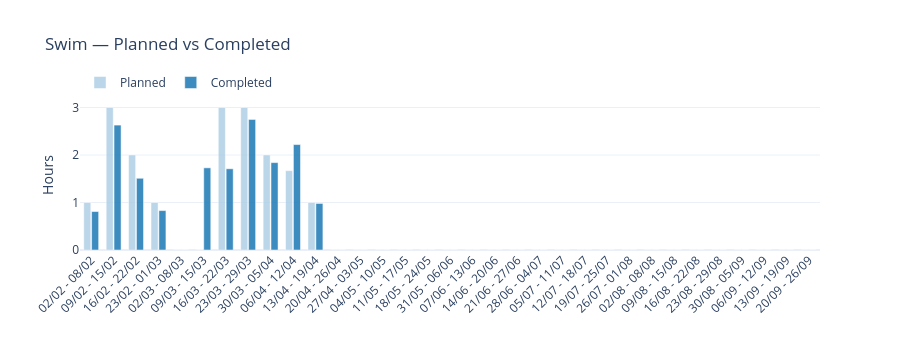

Write notebook code for a chart like this one.
### Code cell
# ATP Chart — Swim: Planned vs Completed
from plotly.subplots import make_subplots

p_fmt = df_plan['Swim Planned'].apply(fmt_hhmm).values
c_fmt = df_plan['Swim Completed'].apply(fmt_hhmm).values
custom_swim = list(zip(p_fmt, c_fmt))

fig_swim = go.Figure()
fig_swim.add_trace(go.Bar(
    x=df_plan['WeekLabel'], y=df_plan['Swim Planned'],
    name='Planned', marker_color='#a9cce3', opacity=0.8,
    customdata=custom_swim,
    hovertemplate='%{x}<br>Planned: %{customdata[0]}<br>Completed: %{customdata[1]}<extra></extra>'
))
fig_swim.add_trace(go.Bar(
    x=df_plan['WeekLabel'], y=df_plan['Swim Completed'],
    name='Completed', marker_color='#2980b9', opacity=0.9,
    customdata=custom_swim,
    hovertemplate='%{x}<br>Planned: %{customdata[0]}<br>Completed: %{customdata[1]}<extra></extra>'
))

fig_swim.update_layout(
    title='Swim — Planned vs Completed',
    barmode='group', template='plotly_white', height=350,
    xaxis=dict(tickangle=-45), yaxis_title='Hours',
    legend=dict(orientation='h', yanchor='bottom', y=1.02, xanchor='left', x=0),
    bargap=0.3, bargroupgap=0.1,
    margin=dict(b=100)
)
fig_swim.show()

### Figure 1 — Plotly figure (JSON) as saved in the notebook; plotly's stock layout.template omitted (floating-point values rounded to 4 significant figures)
{"data": [{"customdata": [["1:00", "0:49"], ["3:00", "2:38"], ["2:00", "1:31"], ["1:00", "0:50"], ["0:00", "0:00"], ["0:00", "1:44"], ["3:00", "1:43"], ["3:00", "2:45"], ["2:00", "1:50"], ["1:40", "2:13"], ["1:00", "0:59"], ["0:00", "0:00"], ["0:00", "0:00"], ["0:00", "0:00"], ["0:00", "0:00"], ["0:00", "0:00"], ["0:00", "0:00"], ["0:00", "0:00"], ["0:00", "0:00"], ["0:00", "0:00"], ["0:00", "0:00"], ["0:00", "0:00"], ["0:00", "0:00"], ["0:00", "0:00"], ["0:00", "0:00"], ["0:00", "0:00"], ["0:00", "0:00"], ["0:00", "0:00"], ["0:00", "0:00"], ["0:00", "0:00"], ["0:00", "0:00"], ["0:00", "0:00"], ["0:00", "0:00"]], "hovertemplate": "%{x}<br>Planned: %{customdata[0]}<br>Completed: %{customdata[1]}<extra></extra>", "marker": {"color": "#a9cce3"}, "name": "Planned", "opacity": 0.8, "type": "bar", "x": ["02/02 - 08/02", "09/02 - 15/02", "16/02 - 22/02", "23/02 - 01/03", "02/03 - 08/03", "09/03 - 15/03", "16/03 - 22/03", "23/03 - 29/03", "30/03 - 05/04", "06/04 - 12/04", "13/04 - 19/04", "20/04 - 26/04", "27/04 - 03/05", "04/05 - 10/05", "11/05 - 17/05", "18/05 - 24/05", "31/05 - 06/06", "07/06 - 13/06", "14/06 - 20/06", "21/06 - 27/06", "28/06 - 04/07", "05/07 - 11/07", "12/07 - 18/07", "19/07 - 25/07", "26/07 - 01/08", "02/08 - 08/08", "09/08 - 15/08", "16/08 - 22/08", "23/08 - 29/08", "30/08 - 05/09", "06/09 - 12/09", "13/09 - 19/09", "20/09 - 26/09"], "y": [1.0, 3.0, 2.0, 1.0, 0.0, 0.0, 3.0, 3.0, 2.0, 1.67, 1.0, 0.0, 0.0, 0.0, 0.0, 0.0, 0.0, 0.0, 0.0, 0.0, 0.0, 0.0, 0.0, 0.0, 0.0, 0.0, 0.0, 0.0, 0.0, 0.0, 0.0, 0.0, 0.0]}, {"customdata": [["1:00", "0:49"], ["3:00", "2:38"], ["2:00", "1:31"], ["1:00", "0:50"], ["0:00", "0:00"], ["0:00", "1:44"], ["3:00", "1:43"], ["3:00", "2:45"], ["2:00", "1:50"], ["1:40", "2:13"], ["1:00", "0:59"], ["0:00", "0:00"], ["0:00", "0:00"], ["0:00", "0:00"], ["0:00", "0:00"], ["0:00", "0:00"], ["0:00", "0:00"], ["0:00", "0:00"], ["0:00", "0:00"], ["0:00", "0:00"], ["0:00", "0:00"], ["0:00", "0:00"], ["0:00", "0:00"], ["0:00", "0:00"], ["0:00", "0:00"], ["0:00", "0:00"], ["0:00", "0:00"], ["0:00", "0:00"], ["0:00", "0:00"], ["0:00", "0:00"], ["0:00", "0:00"], ["0:00", "0:00"], ["0:00", "0:00"]], "hovertemplate": "%{x}<br>Planned: %{customdata[0]}<br>Completed: %{customdata[1]}<extra></extra>", "marker": {"color": "#2980b9"}, "name": "Completed", "opacity": 0.9, "type": "bar", "x": ["02/02 - 08/02", "09/02 - 15/02", "16/02 - 22/02", "23/02 - 01/03", "02/03 - 08/03", "09/03 - 15/03", "16/03 - 22/03", "23/03 - 29/03", "30/03 - 05/04", "06/04 - 12/04", "13/04 - 19/04", "20/04 - 26/04", "27/04 - 03/05", "04/05 - 10/05", "11/05 - 17/05", "18/05 - 24/05", "31/05 - 06/06", "07/06 - 13/06", "14/06 - 20/06", "21/06 - 27/06", "28/06 - 04/07", "05/07 - 11/07", "12/07 - 18/07", "19/07 - 25/07", "26/07 - 01/08", "02/08 - 08/08", "09/08 - 15/08", "16/08 - 22/08", "23/08 - 29/08", "30/08 - 05/09", "06/09 - 12/09", "13/09 - 19/09", "20/09 - 26/09"], "y": [0.81, 2.63, 1.51, 0.83, 0.0, 1.73, 1.71, 2.75, 1.84, 2.22, 0.98, 0.0, 0.0, 0.0, 0.0, 0.0, 0.0, 0.0, 0.0, 0.0, 0.0, 0.0, 0.0, 0.0, 0.0, 0.0, 0.0, 0.0, 0.0, 0.0, 0.0, 0.0, 0.0]}], "layout": {"bargap": 0.3, "bargroupgap": 0.1, "barmode": "group", "height": 350, "legend": {"orientation": "h", "x": 0, "xanchor": "left", "y": 1.02, "yanchor": "bottom"}, "margin": {"b": 100}, "title": {"text": "Swim — Planned vs Completed"}, "xaxis": {"tickangle": -45}, "yaxis": {"title": {"text": "Hours"}}}}
